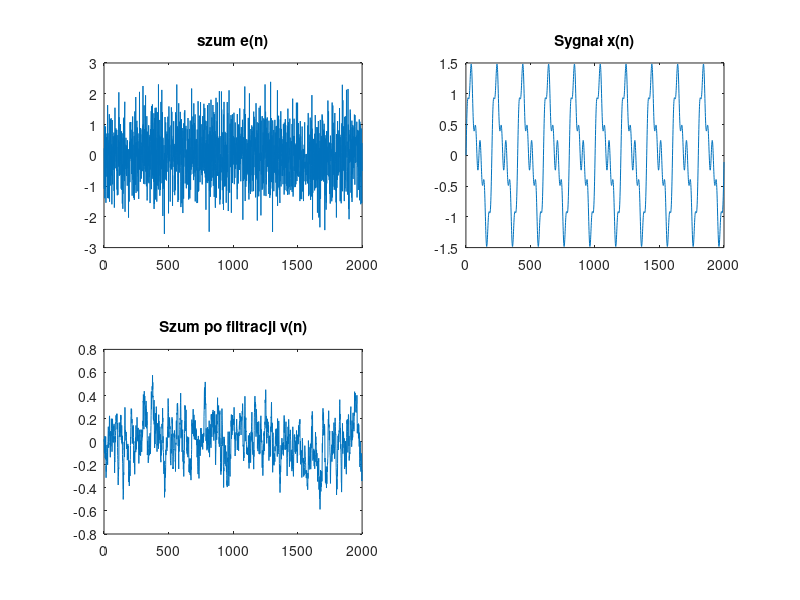
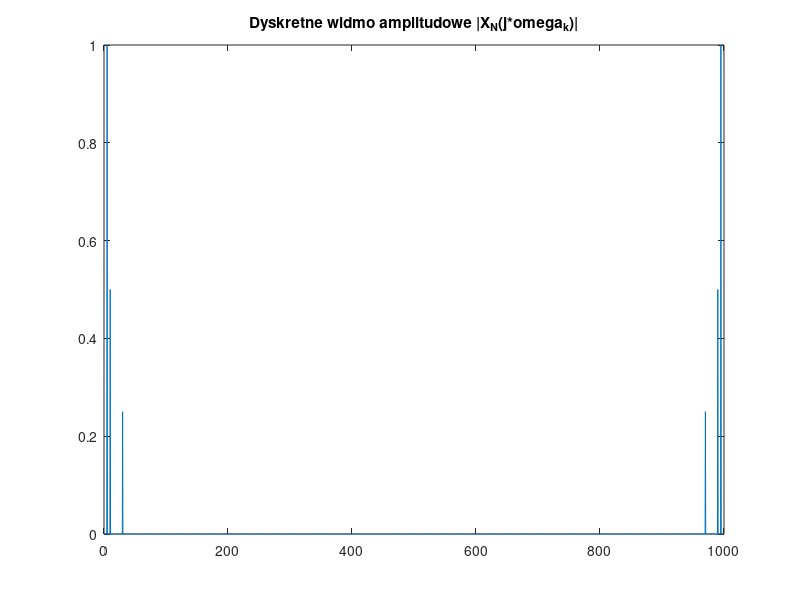
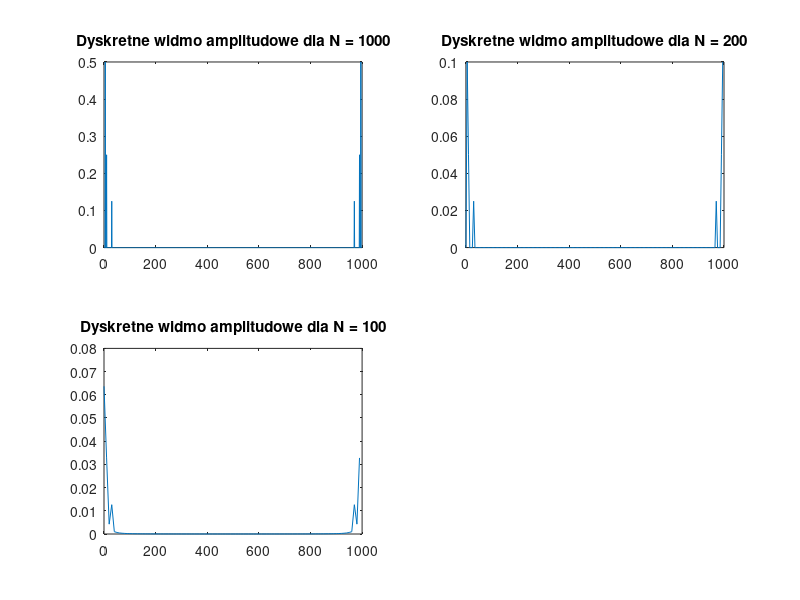
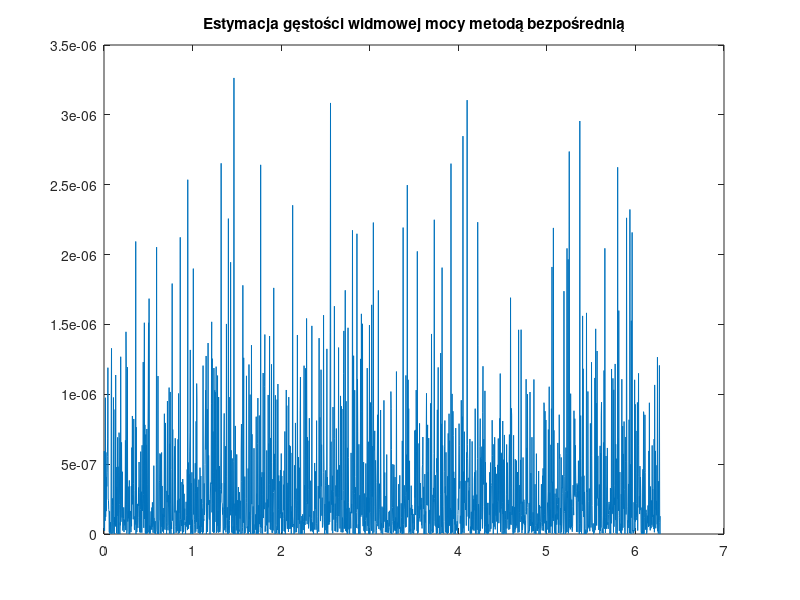

Write the MATLAB code that produced these figures, in order.
%parametry
Tp = 0.001;
sigma = 0.8;
N= 2000;
n = 0:N-1;
tn = n*Tp;
%Syngały 
x = sin(2*pi*5*n*Tp)+0.5*sin(2*pi*10*n*Tp)+0.25*sin(2*pi*30*n*Tp);
e = sigma*randn(1, N);
H = tf([0.1], [1 -0.9], Tp);
v = lsim(H, e, tn);

%WSZYSTKIE sygnały w dziedzinie czasu dyskretnego

figure
subplot(2,2,1);
plot(e);
title('szum e(n)');

subplot(2,2,2);
plot(x);
title('Sygnał x(n)');

subplot(2,2,3);
plot(v);
title('Szum po filtracji v(n)');

%OBLICZANIE widma amplitudowego sygnału x(n)
x_fft = fft(x);
x_fft = x_fft*Tp;
%%Wektor częstotliwości 
omega = (0:N-1)/(N*Tp);
figure 
plot(omega, abs(x_fft));
title("Dyskretne widmo amplitudowe |X_N(j*omega_k)|")
%%%Wysokość prążków widma na wykresie odpowiada składowym amplitud sygnału
%sinusoidlanego wejściowego. Prążki widma pojawiają się w częstotliwościach
%odpowiadających danym sinusom wejściowym

%WPŁYW liczby próbek sygnału na jakość otrzymanego widma amplitudowego
N_1 = 1000;
N_2 = 200;
N_3 = 100;
n_1 = 0:N_1-1;
n_2 = 0:N_2-1;
n_3 = 0:N_3-1;
x_1 = sin(2*pi*5*n_1*Tp)+0.5*sin(2*pi*10*n_1*Tp)+0.25*sin(2*pi*30*n_1*Tp);
x_2 = sin(2*pi*5*n_2*Tp)+0.5*sin(2*pi*10*n_2*Tp)+0.25*sin(2*pi*30*n_2*Tp);
x_3 = sin(2*pi*5*n_3*Tp)+0.5*sin(2*pi*10*n_3*Tp)+0.25*sin(2*pi*30*n_3*Tp);
x1_fft = fft(x_1)*Tp;
x2_fft = fft(x_2)*Tp;
x3_fft = fft(x_3)*Tp;
omega_1 = (0:N_1-1)/(N_1*Tp);
omega_2 = (0:N_2-1)/(N_2*Tp);
omega_3 = (0:N_3-1)/(N_3*Tp);

figure
subplot(2,2,1);
plot(omega_1, abs(x1_fft));
title("Dyskretne widmo amplitudowe dla N = 1000");

subplot(2,2,2);
plot(omega_2, abs(x2_fft));
title("Dyskretne widmo amplitudowe dla N = 200");

subplot(2,2,3);
plot(omega_3, abs(x3_fft));
title("Dyskretne widmo amplitudowe dla N = 100");

%%Im mniejsza liczba próbek, tym  mniejsza rozdzielczość częstotliwościowa.
%Wyciek widma możemy zaobserwować dla składowych o częstotliwościach 10 i
%30. Prążek amplitudowy rozmywa się na leżące obok częstotliwości, efekt
%ten jest im większy im mniejsza jest liczba próbek.

%SPRAWDZENIE twierdzenia Parsevala 
%%Dla czasu:
parseval_t = sum(x.^2)*Tp;
parseval_f = sum(abs(x_fft.^2)*1/(N*Tp));
%%twierdzenie parsevala mówiące o możliwości obliczenia całkowitej energii
%%niesionej przez sekwencję próbek zarówno w dziedzinie czasu jak i
%%częstotliwości jest spełnione.

%OBLICZYĆ i wykreślić estymatę gęstości widmowej mocy. Sprawdzić jaki wpływ
%ma wartość wariancji na estymatę gęstości.
%%metoda bezpośrednia:
e_fft = fft(e);
ge_fft = Tp/N * abs(e).^2;
ge_f = 2*pi*(0:N-1)/N;
figure
plot(ge_f, ge_fft);
title('Estymacja gęstości widmowej mocy metodą bezpośrednią');

% %%metoda korelogramowa 
% M_w = N/5;
% w_i = 2*M_w + 1;
% 
% %Okno prostokątne 
% w = ones(1, w_i);
% 
% omega_k = 2*pi*(0:N-1)/N;
% %obliczenie estymatora funkcji autokorelacji
% r_xx = xcorr(e, 'unbiased');
% for k = 0:N-1
%     for i = -M_w:M_w
%         ge_ko(k) = w(i)*r_xx(i)*exp(omega_k(k)*i)
%     end
%     ge_ko(k) = ge_ko(k)*Tp
% end
